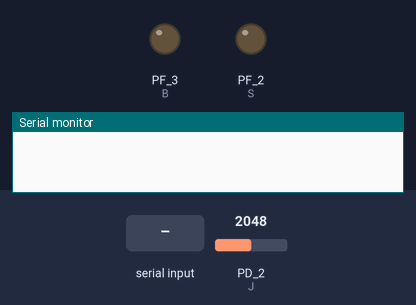
Bench run of a sketch on a simulated TI Tiva C LaunchPad. Parts: output pins drawn as LEDs (lit = HIGH), the last lines printed to the serial monitor. The test bench sets the inputs (shaded band); at power-on: PD_2 (J) = 2048.

Above: at 1.2 s.
1.3 s: "1" received over the second serial link
At 3.5 s:
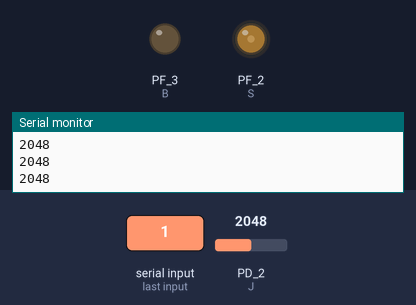
4.3 s: "A" received over the second serial link
At 5.7 s:
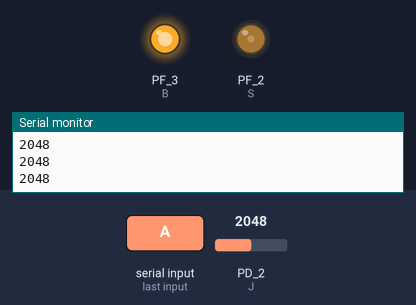
Timing chart, 0 to 7.8 s (numbered marks = the images above; inputs shaded):
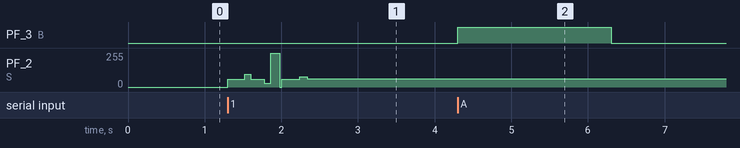

Measured:
- after the input at 4.3 s, PF_3 (B): LOW → HIGH at once, → LOW 2.0 s later

The sketch:

Bluet.ino
```cpp
const int c[250]={58.845,58.845,58.845,58.845,58.845,58.845,58.845,58.845,58.845,58.845,58.845,58.845,58.845,58.845,58.845,58.845,58.845,58.845,58.845,58.845,58.845,58.845,58.845,58.845,58.845,58.845,58.845,58.845,58.845,58.845,58.845,59.0283,59.558,60.4042,61.5365,62.9249,64.5393,66.3495,68.3255,70.437,72.654,74.9462,77.2837,79.6363,81.9738,84.266,86.483,88.5945,90.5705,92.3807,93.9951,95.3835,96.5158,97.362,97.8917,98.075,97.7906,96.9766,95.6918,93.9951,91.9453,89.6013,87.0219,84.266,81.3924,78.46,75.5276,72.654,69.8981,67.3187,64.9747,62.9249,61.2282,59.9434,59.1294,58.845,58.845,58.845,58.845,58.845,58.845,58.845,58.845,58.845,58.845,58.845,58.845,58.845,58.845,58.845,58.845,58.845,58.845,58.845,58.845,58.845,58.845,58.845,58.845,58.845,58.845,58.4701,57.4153,55.7851,53.6841,51.2169,48.4883,45.6027,42.6648,39.7792,37.0506,34.5834,32.4824,30.8522,29.7974,29.4225,31.0579,35.7385,43.126,52.882,64.6682,78.1462,92.9776,108.824,125.347,142.209,159.07,175.593,191.44,206.271,219.749,231.535,241.291,248.679,253.36,254.995,254.164,251.746,247.855,242.604,236.106,228.476,219.825,210.267,199.916,188.885,177.288,165.237,152.846,140.228,127.497,114.767,102.149,89.7582,77.7074,66.1098,55.0789,44.728,35.1704,26.5195,18.8885,12.3909,7.13986,3.24883,0.831095,0,6.11988,20.7134,38.1316,52.7251,58.845,58.845,58.845,58.845,58.845,58.845,58.845,58.845,58.845,58.845,58.845,58.845,58.845,58.845,58.845,58.845,58.845,58.845,58.845,58.845,58.845,58.845,58.845,58.845,58.845,58.845,58.845,58.845,58.845,58.845,58.845,58.845,58.845,58.845,58.845,58.845,58.9366,59.2015,59.6246,60.1907,60.885,61.6922,62.5973,63.5852,64.641,65.7495,66.8956,68.0644,69.2406,70.4094,71.5555,72.664,73.7198,74.7077,75.6128,76.42,77.1143,77.6804,78.1035,78.3684,78.46,78.3684,78.1035,77.6804,77.1143,76.42,75.6128,74.7077,73.7198,72.664,71.5555,70.4094,69.2406,68.0644,66.8956,65.7495,64.641,63.5852,62.5973,61.6922};
int J=PD_2,p,L,S=PF_2,B=PF_3;
  int data_received;
void setup(){
  pinMode(S,OUTPUT);
  pinMode(B,OUTPUT);
  pinMode(J,INPUT);
  Serial3.begin(9600); //velocidad de BT en modo configuracion

}

void loop(){
    if (Serial3.available()){
      data_received = Serial3.read();  /* Data received from bluetooth */
      if (data_received == '1')
      {
for(int r=0;r<=249;r++){
    p=c[r];
    analogWrite(S,p);
    L=analogRead(J);
    Serial.println(L);
    delay(4);
       }
      }
      else if (data_received == 'A')
      {
       digitalWrite(B,HIGH);
       delay(2000);
       digitalWrite(B,LOW);
      }
      else
      {
        delay(2000);
        Serial3.write("Selecciona 1 o 2");
      }
    }
}
```
